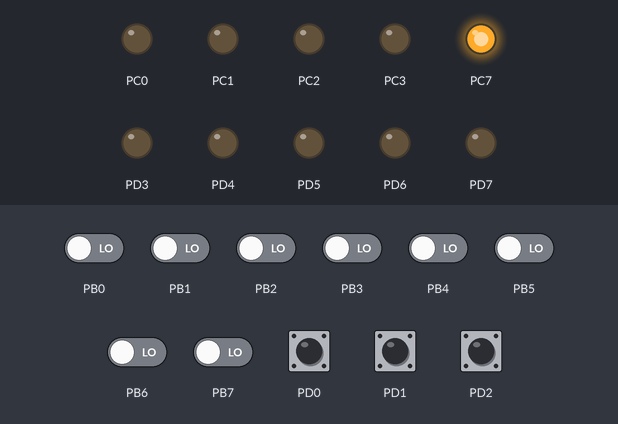
Simulated run of this program. Board: ATmega32, built with avr-gcc and emulated at 1 MHz. On the bench: output pins drawn as LEDs (lit = HIGH). The inputs (shaded band) are chosen by the test bench; at power-on: PD0–2 HIGH, PB0–7 LOW.

Above: at 0.1 s.
Timing chart, 0 to 1.6 s (numbered marks = the images above):
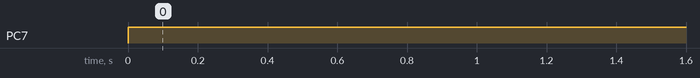

The program:

main.cpp
```cpp
/*
 * ALU.cpp
 *
 * Created: 12/02/2023 1:41:40 PM
 * Author : afschy
 */

#include <avr/io.h>
#define F_CPU 1000000 // Clock Frequency
#include <util/delay.h>

int main(void)
{
	MCUCSR = (1<<JTD);  MCUCSR = (1<<JTD);

	DDRB = 0x00;				// in1 - B[3:0], in2 - B[7:4]
	DDRD = 0xF8;				// ALUOp D[2:0]
	DDRC = 0x8f;				// C[7] - Zero Flag | C[3:0] - Output

	uint8_t control_bits;
	uint8_t in1, in2, out;

	while (1)
	{
		control_bits = PIND & 0x07;

		in1 = PINB & 0x0f;
		in2 = (PINB & 0xf0) >> 4;
		out = 0;

		if(control_bits == 0) {
			out = in1 + in2;
		} else if(control_bits == 1){
			out = in1 - in2;
		} else if(control_bits == 2) {
			out = in1 & in2;
		} else if(control_bits == 3) {
			out = in1 | in2;
		} else if(control_bits == 4) {
			out = ~(in1 | in2);
		} else if(control_bits == 5) {
			out = in1 << in2;
		} else if(control_bits == 6) {
			out = in1 >> in2;
		}

		out = out & 0x0f;
		if(!out) {
			out = out | 0x80;
		}

		PORTC = out;
	}
}
```

Measured:
- by itself, PC7: LOW → HIGH at 0.00 s
